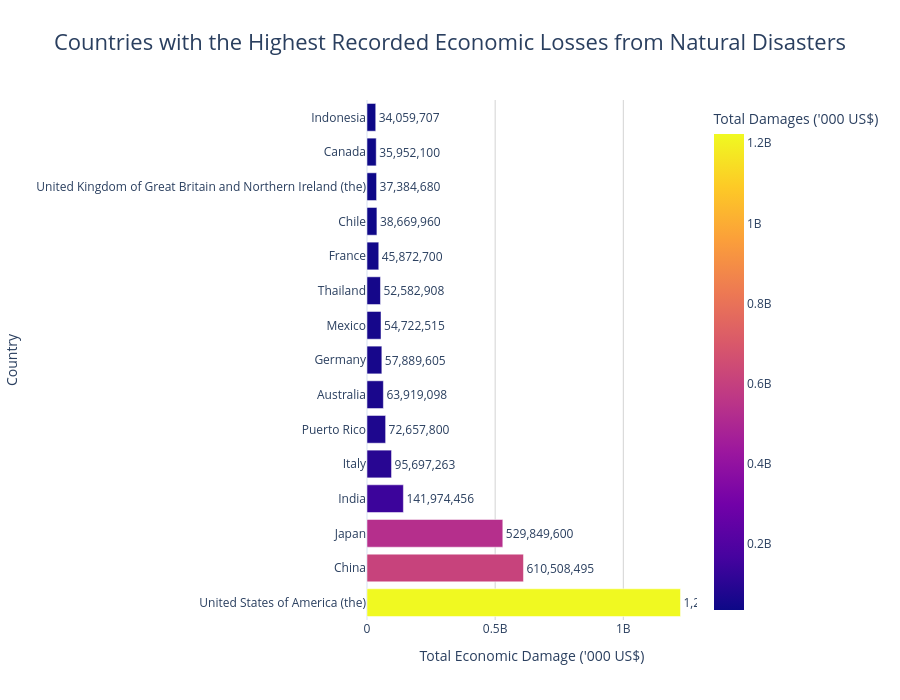

Notebook source saved alongside this figure:
### Code cell
fig = px.bar(
    country_damage,
    x="Total Damages ('000 US$)",
    y="Country",
    orientation="h",
    color="Total Damages ('000 US$)",
    text="Total Damages ('000 US$)",
    title="Countries with the Highest Recorded Economic Losses from Natural Disasters"
)

fig.update_traces(
    texttemplate="%{text:,.0f}",
    textposition="outside"
)

fig.update_layout(
    template="plotly_white",
    title={
        "text":"Countries with the Highest Recorded Economic Losses from Natural Disasters",
        "x":0.5,
        "font":{"size":22}
    },
    xaxis_title="Total Economic Damage ('000 US$)",
    yaxis_title="Country",
    showlegend=False,
    xaxis=dict(showgrid=True, gridcolor="lightgray"),
    yaxis=dict(showgrid=False),
    height=700
)

fig.show()

### Figure 1 — Plotly figure (JSON) as saved in the notebook; plotly's stock layout.template omitted (floating-point values rounded to 4 significant figures)
{"data": [{"hovertemplate": "Total Damages ('000 US$)=%{marker.color}<br>Country=%{y}<extra></extra>", "legendgroup": "", "marker": {"color": [1223000000.0, 610500000.0, 529800000.0, 142000000.0, 95700000.0, 72660000.0, 63920000.0, 57890000.0, 54720000.0, 52580000.0, 45870000.0, 38670000.0, 37380000.0, 35950000.0, 34060000.0], "coloraxis": "coloraxis", "pattern": {"shape": ""}}, "name": "", "orientation": "h", "showlegend": false, "text": [1223000000.0, 610500000.0, 529800000.0, 142000000.0, 95700000.0, 72660000.0, 63920000.0, 57890000.0, 54720000.0, 52580000.0, 45870000.0, 38670000.0, 37380000.0, 35950000.0, 34060000.0], "textposition": "outside", "texttemplate": "%{text:,.0f}", "type": "bar", "x": [1223000000.0, 610500000.0, 529800000.0, 142000000.0, 95700000.0, 72660000.0, 63920000.0, 57890000.0, 54720000.0, 52580000.0, 45870000.0, 38670000.0, 37380000.0, 35950000.0, 34060000.0], "xaxis": "x", "y": ["United States of America (the)", "China", "Japan", "India", "Italy", "Puerto Rico", "Australia", "Germany", "Mexico", "Thailand", "France", "Chile", "United Kingdom of Great Britain and Northern Ireland (the)", "Canada", "Indonesia"], "yaxis": "y"}], "layout": {"barmode": "relative", "coloraxis": {"colorbar": {"title": {"text": "Total Damages ('000 US$)"}}, "colorscale": [[0, "#0d0887"], [0.1111, "#46039f"], [0.2222, "#7201a8"], [0.3333, "#9c179e"], [0.4444, "#bd3786"], [0.5556, "#d8576b"], [0.6667, "#ed7953"], [0.7778, "#fb9f3a"], [0.8889, "#fdca26"], [1, "#f0f921"]]}, "height": 700, "legend": {"tracegroupgap": 0}, "showlegend": false, "title": {"font": {"size": 22}, "text": "Countries with the Highest Recorded Economic Losses from Natural Disasters", "x": 0.5}, "xaxis": {"anchor": "y", "domain": [0, 1], "gridcolor": "lightgray", "showgrid": true, "title": {"text": "Total Economic Damage ('000 US$)"}}, "yaxis": {"anchor": "x", "domain": [0, 1], "showgrid": false, "title": {"text": "Country"}}}}
